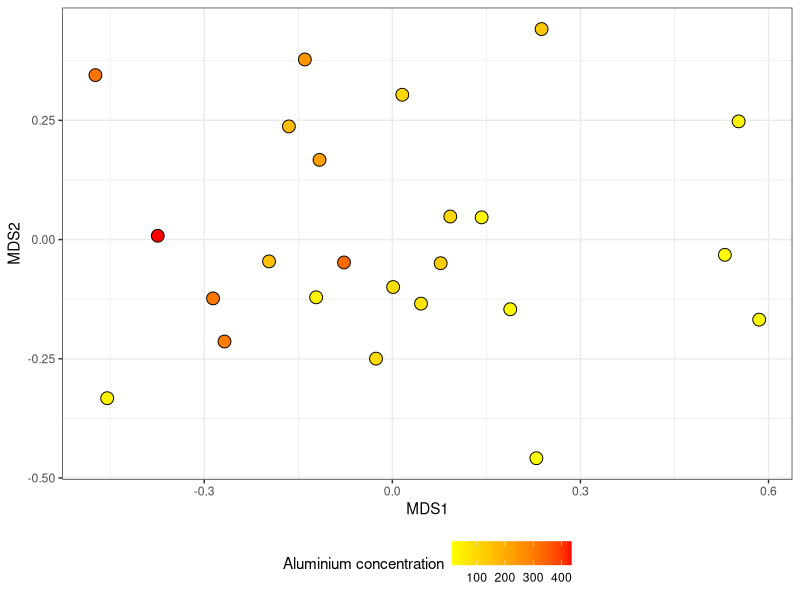
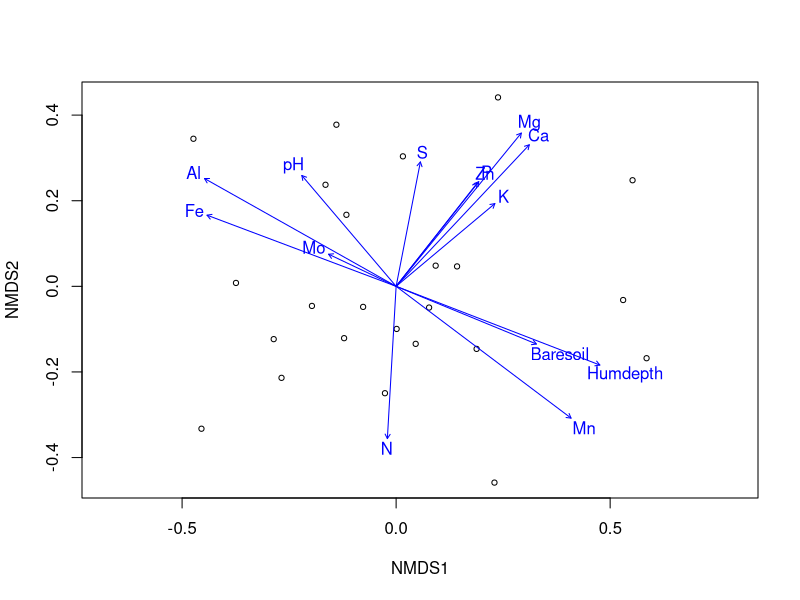
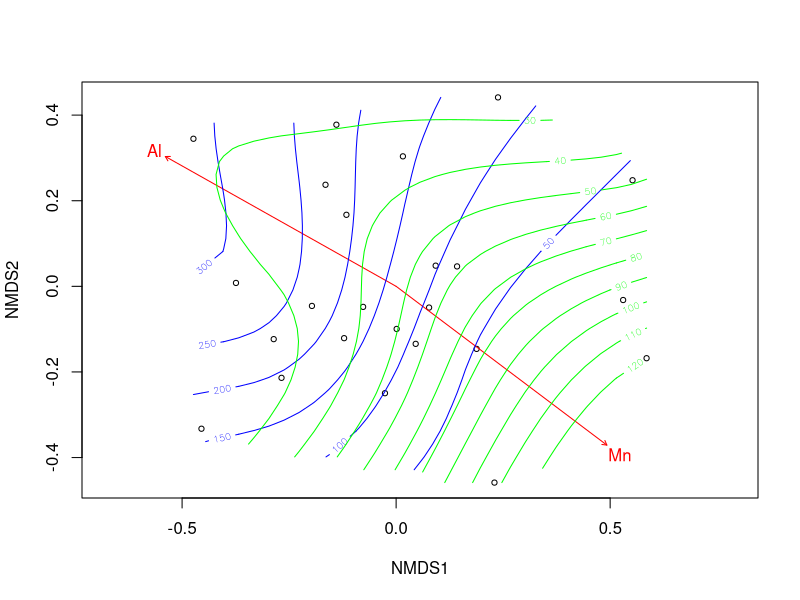
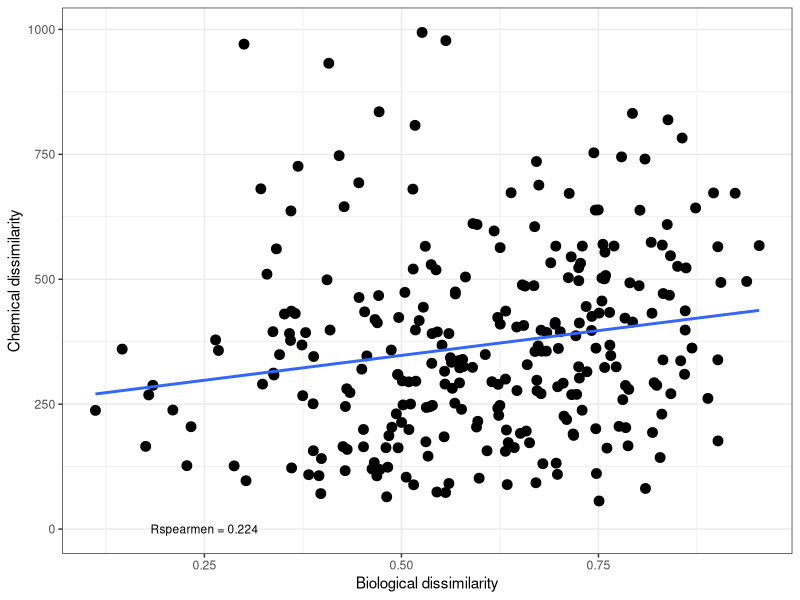
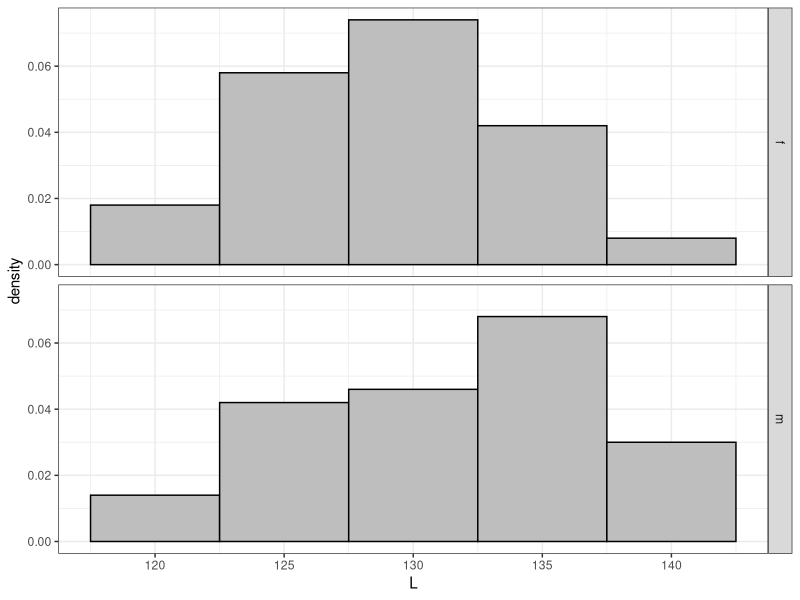
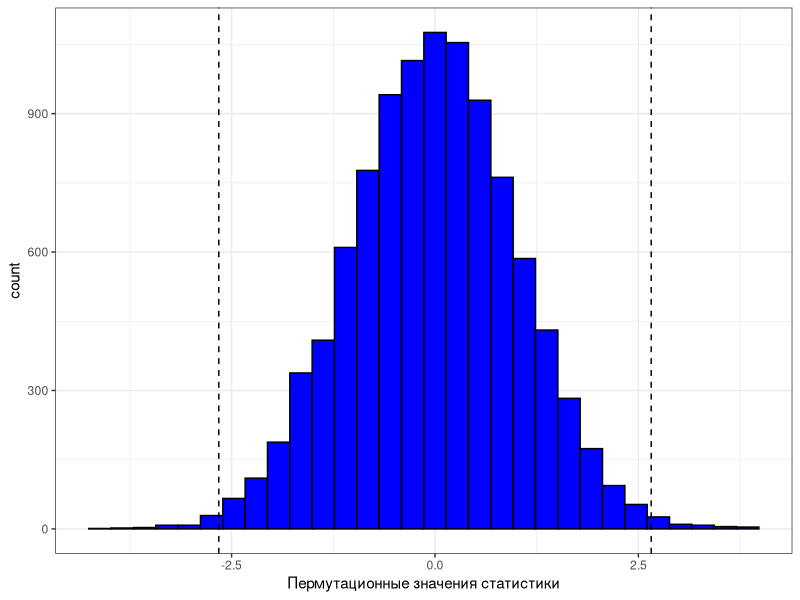
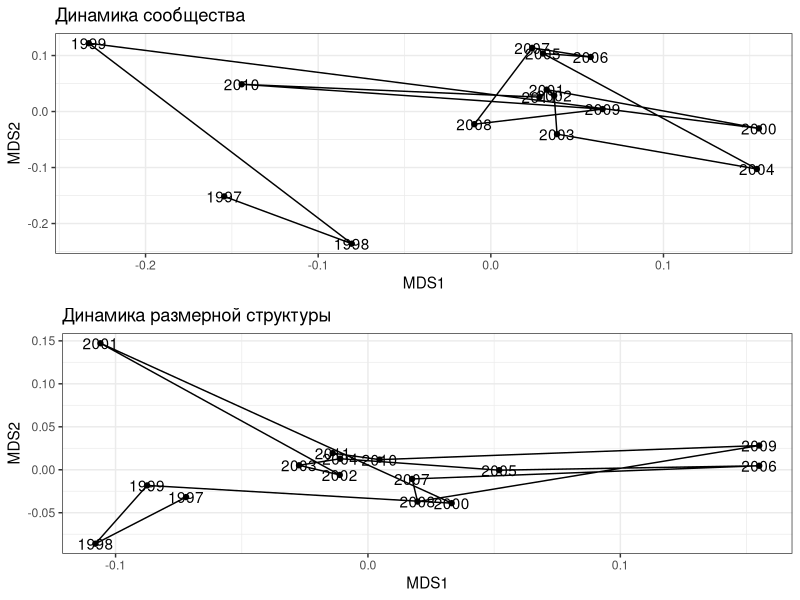
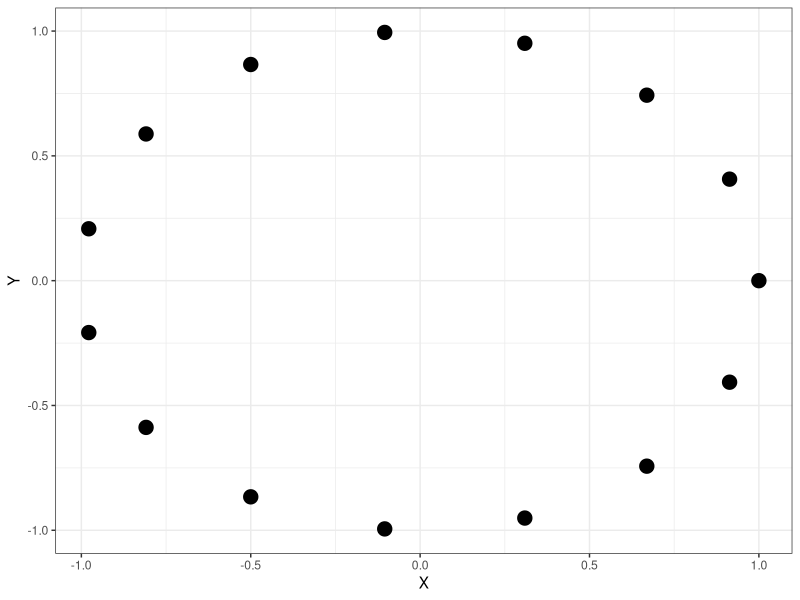

Write the R code that produced these figures, in order.
## ---- chunk 1
# output options
options(width = 70, scipen = 6, digits = 3)
library(knitr)
# chunk default options
opts_chunk$set(fig.align='center', tidy = FALSE, fig.width = 7, fig.height = 3, warning = FALSE)
## ---- chunk 2
library(vegan)
library(ggplot2)
data(varespec)
data(varechem)
## ---- chunk 3
veg_ord <- metaMDS(varespec)
veg_MDS <- as.data.frame(veg_ord$points)

## ---- chunk 4
library(ggplot2)
ggplot(veg_MDS, aes(x = MDS1, y = MDS2, 
                    fill = varechem$Al))  +
  geom_point(shape=21, size =4)+
  theme_bw() +
  theme(legend.position = "bottom") +
  labs(fill = "Aluminium concentration") +
  scale_fill_gradient(high = "red", low = "yellow")

## ---- chunk 5
env_fit <- envfit(veg_ord ~ ., data = varechem)
## ---- chunk 6
ordiplot(veg_ord, display = "site")
plot(env_fit)
## ---- chunk 7
env_fit2 <- envfit(veg_ord ~ Al + Mn, data = varechem)
plot(veg_ord, display = "site")
plot(env_fit2, col = "red")
ordisurf(veg_ord, varechem$Al, add = TRUE, col="blue")
ordisurf(veg_ord, varechem$Mn, add = TRUE, col="green")
## ---- chunk 8
dist_com <- vegdist(varespec, method = "bray")
dist_chem <- vegdist(varechem, method = "euclidean")
## ---- chunk 9
x <-as.vector(dist_com)
y <- as.vector(dist_chem)
R <- round(cor(x, y, method = "spearman"), 3)
xy <- data.frame (x, y)
mant <- ggplot(xy, aes(x = x, y = y))
mant + geom_point(size = 3) + xlab ("Biological dissimilarity") + ylab ("Chemical dissimilarity") + annotate("text", x = 0.25, y = 0.35, label = paste("Rspearmen =", R, sep = " "), size = 3) + theme_bw() + geom_smooth(method = "lm", se = FALSE)

## ---- chunk 10
set.seed(12345)

male <- rnorm(100, 130, 5)
female <- rnorm(100, 129,5)
## ---- chunk 11
size <- data.frame(L=1:200, gender=1:100)
size$L <- male
size$gender <- "m"
size$L[101:200] <- female
size$gender[101:200] <- "f"
size$gender <- as.factor(size$gender)
pl <- ggplot(size, aes(x=L, ..density..))
pl <- pl + theme_bw()  + geom_histogram(binwidth = 5, fill = "gray", color = "black") + facet_grid(gender~.) 
pl 
## ---- chunk 12
t <- t.test(male, female)
t
## ---- chunk 13
head (male)
head (female)
## ---- chunk 14
SE_m <- sd(male) / sqrt(length(male))
SE_f <- sd(female) / sqrt(length(female))
t_initial <- (mean(male) - mean(female))/sqrt(SE_m^2 + SE_f^2)
## ---- chunk 15
f <- female
m <- male
num_perm <- sample(1:100,1)
order_m <- sample (1:100, num_perm)
order_f <- sample (1:100, num_perm)
f[order_f] <- male[order_f]
m[order_m] <- female[order_f]
SE_m <- sd(m) / sqrt(length(m))
SE_f <- sd(f) / sqrt(length(f))
t_p=(mean(m) - mean(f))/sqrt(SE_m^2 + SE_f^2)
## ---- chunk 16
Nperm=10000
tperm <- rep(NA, Nperm)

set.seed(12345)
for (i in 1:(Nperm-1)) 
  {
  BOX <- c(male,female)
  ord <-sample(1:200, 200)
  f <- BOX[ord[1:100]]
  m <- BOX [ord[101:200]]
  SE_m <- sd(m) / sqrt(length(m))
  SE_f <- sd(f) / sqrt(length(f))
  tperm[i]=(mean(m) - mean(f))/sqrt(SE_m^2 + SE_f^2)
  }
head(tperm)
## ---- chunk 17
tail (tperm)
## ---- chunk 18
tperm [Nperm] <- t_initial
## ---- chunk 19
tperm <- as.data.frame(tperm)
names(tperm) <- "t_p" 
tperm_pl <- ggplot(tperm, aes(x=t_p))
tperm_pl <- tperm_pl + geom_histogram (bin=0.4, fill="blue", colour="black") + theme_bw() + xlab("Пермутационные значения статистики") + geom_vline(xintercept=c(t_initial, -t_initial), linetype=2)

tperm_pl
## ---- chunk 20
p_perm <- length(tperm[tperm >= t_initial] | tperm[tperm <= -t_initial] ) / Nperm
## ---- chunk 21
library(MASS)
set.seed(1234567)
mu <- c(10, 20) #Вектор средних значений
Sigma <- matrix(.7, nrow=2, ncol=2) 
diag(Sigma) <- c(1, 3)

# Sigma Коварационная матрица

dat <- as.data.frame(mvrnorm(n=100, mu=mu, Sigma=Sigma)) 
# Датафрейм с двумя скоррелированными переменными

cor.test(dat$V1, dat$V2, method = "spearman")

## ---- chunk 22
library(coin)

spearman_test( V1 ~ V2, data = dat, distribution = approximate(B=9999))

## ---- chunk 23
options(digits=4)
mant <- mantel(dist_com, dist_chem, method="pearson", permutations = 999)
mant
## ---- chunk 24
geo <- read.table("data/Coordinates.txt",  
                  header = TRUE, sep = "\t")
dist_geo <- vegdist(geo[, -1], 
                  method = "euclidean")
## ---- chunk 25
mantel_partial <- mantel.partial(dist_com, dist_chem, dist_geo, method = "pearson", permutations = 9999)
mantel_partial
## ---- chunk 26
com <- read.csv("data/mussel_beds.csv", 
                sep=';', header = T)

ascam <- read.csv("data/ASCAM.csv", 
                  sep=';', header = T)
## ---- chunk 27
library(vegan)

log_com <- decostand(com[,-c(1:3)], method = "log")

vor2_log_com <- log_com[com$Bank == "Vor2",]

log_ascam <- decostand(ascam[, -c(1:2)], method = "log")

mds_vor2_com <- as.data.frame(metaMDS(vor2_log_com)$points)

vor2_log_ascam <- log_ascam[ascam$Bank == "Vor2",]

mds_vor2_ascam <- as.data.frame(metaMDS(vor2_log_ascam, distance = "euclid" )$points)
## ---- chunk 28
library(ggplot2)
library(gridExtra)
theme_set(theme_bw())

Pl1 <- ggplot(mds_vor2_com, aes(x=MDS1, y=MDS2)) + geom_point() + geom_path() + geom_text(label = com$Year[com$Bank == "Vor2"]) + ggtitle("Динамика сообщества")

Pl2 <- ggplot(mds_vor2_ascam, aes(x=MDS1, y=MDS2)) + geom_point() + geom_path() + geom_text(label = com$Year[com$Bank == "Vor2"]) + ggtitle("Динамика размерной структуры")

grid.arrange(Pl1, Pl2)
## ---- chunk 29
gradient_model <- vegdist(com$Year[com$Bank == "Vor2"], method="euclidian")
gradient_model 
## ---- chunk 30
dist_vor2_com <- vegdist(vor2_log_com, method = "bray")
dist_vor2_ascam <- vegdist(vor2_log_ascam, method = "euclidean")
## ---- chunk 31
mantel(dist_vor2_com, gradient_model)
## ---- chunk 32
mantel(dist_vor2_ascam, gradient_model)
## ---- chunk 33
mantel(dist_vor2_com, dist_vor2_ascam)
## ---- chunk 34
mantel.partial(dist_vor2_com, dist_vor2_ascam, gradient_model)
## ---- chunk 35
cycmod <- function(x){
  points <- data.frame(X=c(1:x), Y=c(1:x))
  for (i in 1:x) {
    points$X[i] <- cos(2*pi*(i-1)/x)
    points$Y[i] <- sin(2*pi*(i-1)/x)
  }
  return(points)
}

qplot(cycmod(nrow(mds_vor2_ascam))$X, cycmod(nrow(mds_vor2_ascam))$Y, xlab="X", ylab="Y", geom = "point", size = 4) + guides(size = "none") 
## ---- chunk 36
cycl_model <- round(vegdist(cycmod(nrow(mds_vor2_ascam)), method = "euclidean"))
cycl_model
## ---- chunk 37
mantel(dist_vor2_ascam, cycl_model)
## ---- chunk 38
mantel.partial(dist_vor2_ascam, cycl_model, gradient_model)
## ---- chunk 39
BioEnv <- bioenv(varespec, varechem, method = "spearman", index = "bray")
BioEnv
## ---- chunk 40
plot(veg_ord, display = "site")
plot(envfit(veg_ord ~ N + P + Al + Mn + Baresoil, data = varechem ))
